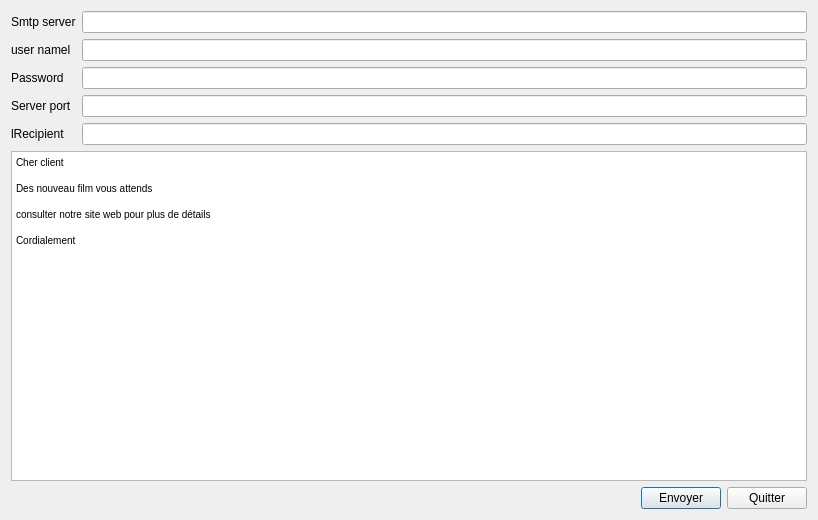
<?xml version="1.0" encoding="UTF-8"?>
<ui version="4.0">
 <class>Dialog</class>
 <widget class="QDialog" name="Dialog">
  <property name="geometry">
   <rect>
    <x>0</x>
    <y>0</y>
    <width>818</width>
    <height>520</height>
   </rect>
  </property>
  <property name="windowTitle">
   <string>Dialog</string>
  </property>
  <layout class="QVBoxLayout" name="verticalLayout_2">
   <item>
    <layout class="QVBoxLayout" name="verticalLayout">
     <item>
      <layout class="QFormLayout" name="formLayout">
       <item row="0" column="0">
        <widget class="QLabel" name="label">
         <property name="text">
          <string>Smtp server</string>
         </property>
        </widget>
       </item>
       <item row="4" column="0">
        <widget class="QLabel" name="label_2">
         <property name="text">
          <string>lRecipient</string>
         </property>
        </widget>
       </item>
       <item row="1" column="0">
        <widget class="QLabel" name="label_3">
         <property name="text">
          <string>user namel</string>
         </property>
        </widget>
       </item>
       <item row="3" column="0">
        <widget class="QLabel" name="label_4">
         <property name="text">
          <string>Server port</string>
         </property>
        </widget>
       </item>
       <item row="2" column="0">
        <widget class="QLabel" name="label_5">
         <property name="text">
          <string>Password</string>
         </property>
        </widget>
       </item>
       <item row="0" column="1">
        <widget class="QLineEdit" name="server"/>
       </item>
       <item row="1" column="1">
        <widget class="QLineEdit" name="uname"/>
       </item>
       <item row="2" column="1">
        <widget class="QLineEdit" name="passwd"/>
       </item>
       <item row="3" column="1">
        <widget class="QLineEdit" name="port"/>
       </item>
       <item row="4" column="1">
        <widget class="QLineEdit" name="recipient"/>
       </item>
      </layout>
     </item>
    </layout>
   </item>
   <item>
    <layout class="QHBoxLayout" name="horizontalLayout_3">
     <item>
      <widget class="QTextEdit" name="message">
       <property name="html">
        <string>&lt;!DOCTYPE HTML PUBLIC &quot;-//W3C//DTD HTML 4.0//EN&quot; &quot;http://www.w3.org/TR/REC-html40/strict.dtd&quot;&gt;
&lt;html&gt;&lt;head&gt;&lt;meta name=&quot;qrichtext&quot; content=&quot;1&quot; /&gt;&lt;style type=&quot;text/css&quot;&gt;
p, li { white-space: pre-wrap; }
&lt;/style&gt;&lt;/head&gt;&lt;body style=&quot; font-family:'MS Shell Dlg 2'; font-size:7.8pt; font-weight:400; font-style:normal;&quot;&gt;
&lt;p style=&quot; margin-top:0px; margin-bottom:0px; margin-left:0px; margin-right:0px; -qt-block-indent:0; text-indent:0px;&quot;&gt;Cher client &lt;/p&gt;
&lt;p style=&quot;-qt-paragraph-type:empty; margin-top:0px; margin-bottom:0px; margin-left:0px; margin-right:0px; -qt-block-indent:0; text-indent:0px;&quot;&gt;&lt;br /&gt;&lt;/p&gt;
&lt;p style=&quot; margin-top:0px; margin-bottom:0px; margin-left:0px; margin-right:0px; -qt-block-indent:0; text-indent:0px;&quot;&gt;Des nouveau film vous attends&lt;/p&gt;
&lt;p style=&quot;-qt-paragraph-type:empty; margin-top:0px; margin-bottom:0px; margin-left:0px; margin-right:0px; -qt-block-indent:0; text-indent:0px;&quot;&gt;&lt;br /&gt;&lt;/p&gt;
&lt;p style=&quot; margin-top:0px; margin-bottom:0px; margin-left:0px; margin-right:0px; -qt-block-indent:0; text-indent:0px;&quot;&gt;consulter notre site web pour plus de détails &lt;/p&gt;
&lt;p style=&quot;-qt-paragraph-type:empty; margin-top:0px; margin-bottom:0px; margin-left:0px; margin-right:0px; -qt-block-indent:0; text-indent:0px;&quot;&gt;&lt;br /&gt;&lt;/p&gt;
&lt;p style=&quot; margin-top:0px; margin-bottom:0px; margin-left:0px; margin-right:0px; -qt-block-indent:0; text-indent:0px;&quot;&gt;Cordialement &lt;/p&gt;
&lt;p style=&quot;-qt-paragraph-type:empty; margin-top:0px; margin-bottom:0px; margin-left:0px; margin-right:0px; -qt-block-indent:0; text-indent:0px;&quot;&gt;&lt;br /&gt;&lt;/p&gt;&lt;/body&gt;&lt;/html&gt;</string>
       </property>
      </widget>
     </item>
    </layout>
   </item>
   <item>
    <layout class="QHBoxLayout" name="horizontalLayout_2">
     <item>
      <spacer name="horizontalSpacer">
       <property name="orientation">
        <enum>Qt::Horizontal</enum>
       </property>
       <property name="sizeHint" stdset="0">
        <size>
         <width>40</width>
         <height>20</height>
        </size>
       </property>
      </spacer>
     </item>
     <item>
      <widget class="QPushButton" name="pushButton_2">
       <property name="text">
        <string>Envoyer</string>
       </property>
      </widget>
     </item>
     <item>
      <widget class="QPushButton" name="pushButton">
       <property name="text">
        <string>Quitter</string>
       </property>
      </widget>
     </item>
    </layout>
   </item>
  </layout>
 </widget>
 <resources/>
 <connections/>
</ui>
